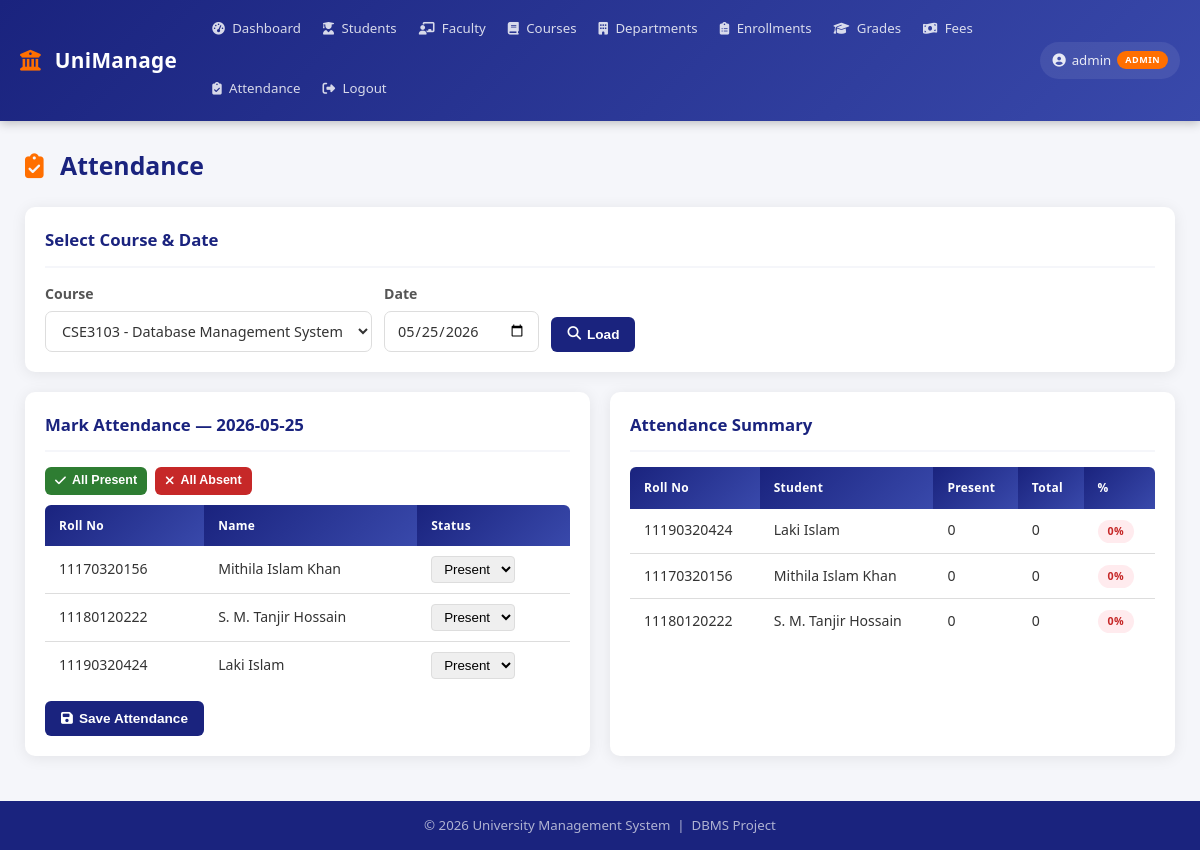
/modules/attendance.php?course_id=1 (signed in), run on the app's committed database.
### tables this page shows
CREATE TABLE students (
    student_id INT AUTO_INCREMENT PRIMARY KEY,
    roll_no VARCHAR(20) UNIQUE NOT NULL,
    first_name VARCHAR(50) NOT NULL,
    last_name VARCHAR(50) NOT NULL,
    email VARCHAR(100) UNIQUE NOT NULL,
    phone VARCHAR(20),
    dob DATE,
    gender ENUM('Male','Female','Other'),
    address TEXT,
    dept_id INT,
    semester INT DEFAULT 1,
    batch_year INT,
    admission_date DATE,
    status ENUM('Active','Inactive','Graduated','Dropped') DEFAULT 'Active',
    created_at TIMESTAMP DEFAULT CURRENT_TIMESTAMP,
    FOREIGN KEY (dept_id) REFERENCES departments(dept_id) ON DELETE SET NULL
);

### includes/config.php (called while the page is built, shortened)
<?php
function isStudent(): bool { return ($_SESSION['role'] ?? '') === 'student'; }

### modules/attendance.php (the view, shortened to what this page needs)
<?php
require_once __DIR__ . '/../includes/header.php';
require_once __DIR__ . '/../includes/db.php';
$courses    = $conn->query(
    "SELECT c.*, d.dept_code FROM courses c
     LEFT JOIN departments d ON c.dept_id = d.dept_id
     ORDER BY c.course_name"
);
$sel_course = isset($_GET['course_id']) ? intval($_GET['course_id']) : 0;
$sel_date   = isset($_GET['att_date'])  ? $_GET['att_date']          : date('Y-m-d');
$summary = null;
$enrolled_students = [];
$att_summary       = null;
if ($sel_course && !isStudent()) {
    $q = $conn->query("
        SELECT s.*,
               a.status AS att_status
        FROM students s
        JOIN enrollments e  ON s.student_id = e.student_id
        LEFT JOIN attendance a
            ON s.student_id = a.student_id
           AND a.course_id  = $sel_course
           AND a.attendance_date = '$sel_date'
        WHERE e.course_id = $sel_course AND e.status = 'Enrolled'
    ");
    while ($r = $q->fetch_assoc()) $enrolled_students[] = $r;
    $att_summary = $conn->query("
        SELECT s.roll_no,
               CONCAT(s.first_name,' ',s.last_name) AS name,
               COUNT(CASE WHEN a.status='Present' THEN 1 END)  AS present_cnt,
               COUNT(a.attendance_id)                           AS total_cls,
               ROUND(
                   COUNT(CASE WHEN a.status='Present' THEN 1 END) * 100.0
                   / NULLIF(COUNT(a.attendance_id), 0),
               1) AS pct
        FROM students s
        JOIN enrollments e ON s.student_id = e.student_id AND e.course_id = $sel_course
        LEFT JOIN attendance a ON s.student_id = a.student_id AND a.course_id = $sel_course
        WHERE e.status = 'Enrolled'
        GROUP BY s.student_id
        ORDER BY pct DESC
    ");
}
?>
<div class="page-header">
    <h2>
        <i class="fas fa-clipboard-check"></i> Attendance
    </h2>
</div>
<?php if (isStudent()): ?>
<div class="card">
    <div class="card-header"><h3>My Attendance Summary</h3></div>
    <div class="table-container">
        <table>
            <thead>
                <tr>
                    <th>Course Code</th><th>Course Name</th>
                    <th>Present</th><th>Total Classes</th><th>Attendance %</th>
                </tr>
            </thead>
            <tbody>
            <?php
            $has_rows = false;
            while ($r = $summary->fetch_assoc()):
                $has_rows = true;
                $pct = $r['pct'] ?? 0;
                $cls = $pct >= 75 ? 'badge-success' : ($pct >= 50 ? 'badge-warning' : 'badge-danger');
            ?>
            <tr>
                <td><strong><?= htmlspecialchars($r['course_code']) ?></strong></td>
                <td><?= htmlspecialchars($r['course_name']) ?></td>
                <td><?= $r['present_cnt'] ?></td>
                <td><?= $r['total_cls'] ?></td>
                <td>
                    <span class="badge <?= $cls ?>"><?= $pct ?>%</span>
                    <?php if ($pct < 75): ?>
                    <span style="color:#c62828;font-size:0.8em;"> ⚠️ Low!</span>
                    <?php endif; ?>
                </td>
            </tr>
            <?php endwhile; ?>
            <?php if (!$has_rows): ?>
            <tr>
                <td colspan="5" style="text-align:center;color:#999;padding:20px;">
                    No attendance records found.
                </td>
            </tr>
            <?php endif; ?>
            </tbody>
        </table>
    </div>
</div>
<!-- ══════════════════════════════════════════════════════════
     ADMIN / FACULTY VIEW
     ══════════════════════════════════════════════════════════ -->
<?php else: ?>
<div class="card" style="margin-bottom:20px;">
    <div class="card-header"><h3>Select Course &amp; Date</h3></div>
    <form method="GET" style="display:flex;gap:12px;align-items:flex-end;flex-wrap:wrap;">
        <div class="form-group" style="min-width:280px;">
            <label>Course</label>
            <select name="course_id">
                <?php $courses->data_seek(0); while ($c = $courses->fetch_assoc()): ?>
                <option value="<?= $c['course_id'] ?>"
                    <?= $sel_course == $c['course_id'] ? 'selected' : '' ?>>
                    <?= htmlspecialchars($c['course_code'] . ' - ' . $c['course_name']) ?>
                </option>
                <?php endwhile; ?>
            </select>
        </div>
        <div class="form-group">
            <label>Date</label>
            <input type="date" name="att_date" value="<?= $sel_date ?>">
        </div>
        <button type="submit" class="btn btn-primary">
            <i class="fas fa-search"></i> Load
        </button>
    </form>
</div>
<?php if ($sel_course && count($enrolled_students) > 0): ?>
<div style="display:grid;grid-template-columns:1fr 1fr;gap:20px;">
    <div class="card">
        <div class="card-header">
            <h3>Mark Attendance — <?= htmlspecialchars($sel_date) ?></h3>
        </div>
        <form method="POST">
            <div style="margin-bottom:10px;display:flex;gap:8px;">
                <button type="button" class="btn btn-success btn-sm"
                        onclick="setAll('Present')">
                    <i class="fas fa-check"></i> All Present
                </button>
                <button type="button" class="btn btn-danger btn-sm"
                        onclick="setAll('Absent')">
                    <i class="fas fa-times"></i> All Absent
                </button>
            </div>
            <div class="table-container">
                <table>
                    <thead>
                        <tr><th>Roll No</th><th>Name</th><th>Status</th></tr>
                    </thead>
                    <tbody>
                    <?php foreach ($enrolled_students as $s):
                    $att = $s['att_status'] ?? 'Present'; ?>
                    <tr>
                        <td><?= htmlspecialchars($s['roll_no']) ?></td>
                        <td><?= htmlspecialchars($s['first_name'] . ' ' . $s['last_name']) ?></td>
                        <td>
                            <select name="attendance[<?= $s['student_id'] ?>]"
                                    class="att-select"
                                    style="padding:4px 8px;border-radius:4px;border:1px solid #ddd;">
                                <?php foreach (['Present','Absent','Late'] as $st): ?>
                                <option value="<?= $st ?>"
                                    <?= $att === $st ? 'selected' : '' ?>>
                                    <?= $st ?>
                                </option>
                                <?php endforeach; ?>
                            </select>
                        </td>
                    </tr>
                    <?php endforeach; ?>
                    </tbody>
                </table>
            </div>
            <div class="form-actions" style="margin-top:12px;">
                <button type="submit" class="btn btn-primary">
                    <i class="fas fa-save"></i> Save Attendance
                </button>
            </div>
        </form>
    </div>
    <div class="card">
        <div class="card-header"><h3>Attendance Summary</h3></div>
        <div class="table-container">
            <table>
                <thead>
                    <tr><th>Roll No</th><th>Student</th><th>Present</th><th>Total</th><th>%</th></tr>
                </thead>
                <tbody>
                <?php
                if ($att_summary) while ($r = $att_summary->fetch_assoc()):
                    $pct = $r['pct'] ?? 0;
                    $cls = $pct >= 75 ? 'badge-success' : ($pct >= 50 ? 'badge-warning' : 'badge-danger');
                ?>
                <tr>
                    <td><?= htmlspecialchars($r['roll_no']) ?></td>
                    <td><?= htmlspecialchars($r['name']) ?></td>
                    <td><?= $r['present_cnt'] ?></td>
                    <td><?= $r['total_cls'] ?></td>
                    <td><span class="badge <?= $cls ?>"><?= $pct ?>%</span></td>
                </tr>
                <?php endwhile; ?>
                </tbody>
            </table>
        </div>
    </div>
</div>
<?php elseif ($sel_course): ?>
<div class="alert alert-warning">
    <i class="fas fa-info-circle"></i> No students enrolled in this course.
</div>
<?php endif; ?>
<?php endif; ?>
<?php require_once __DIR__ . '/../includes/footer.php'; ?>

### css/style.css (style rules this page uses)
*, *::before, *::after { margin: 0; padding: 0; box-sizing: border-box; }
:root { --primary: #1a237e; --primary-light: #3949ab; --secondary: #ff6f00; --success: #2e7d32; --danger: #c62828; --warning: #f57f17; --info: #0277bd; --bg: #f5f6fa; --card-bg: #ffffff; --text: #333333; --text-muted: #777777; --border: #dddddd; --shadow: 0 2px 15px rgba(0, 0, 0, 0.08); --radius: 10px; --transition: 0.2s ease; }
html { scroll-behavior: smooth; }
body { font-family: 'Segoe UI', system-ui, -apple-system, sans-serif; background: var(--bg); color: var(--text); line-height: 1.6; min-height: 100vh; display: flex; flex-direction: column; }
.page-header { display: flex; justify-content: space-between; align-items: center; margin-bottom: 22px; flex-wrap: wrap; gap: 10px; }
.page-header h2 { color: var(--primary); font-size: 1.55em; font-weight: 700; }
.page-header h2 i { margin-right: 10px; color: var(--secondary); }
.card { background: var(--card-bg); border-radius: var(--radius); box-shadow: var(--shadow); padding: 20px; margin-bottom: 20px; }
.card-header { display: flex; justify-content: space-between; align-items: center; margin-bottom: 15px; padding-bottom: 12px; border-bottom: 2px solid var(--bg); flex-wrap: wrap; gap: 8px; }
.card-header h3 { color: var(--primary); font-size: 1.05em; font-weight: 600; }
.table-container { overflow-x: auto; }
table { width: 100%; border-collapse: collapse; font-size: 0.88em; }
thead th { background: linear-gradient(135deg, var(--primary), var(--primary-light)); color: #fff; padding: 11px 14px; text-align: left; font-weight: 600; white-space: nowrap; font-size: 0.85em; letter-spacing: 0.3px; }
thead th:first-child { border-radius: 6px 0 0 0; }
thead th:last-child { border-radius: 0 6px 0 0; }
tbody tr { border-bottom: 1px solid var(--border); transition: background var(--transition); }
tbody tr:last-child { border-bottom: none; }
tbody td { padding: 10px 14px; vertical-align: middle; }
.badge { display: inline-block; padding: 3px 10px; border-radius: 20px; font-size: 0.76em; font-weight: 600; white-space: nowrap; letter-spacing: 0.2px; }
.badge-danger { background: #ffebee; color: var(--danger); }
.btn { padding: 8px 16px; border: none; border-radius: 6px; cursor: pointer; font-size: 0.85em; font-weight: 600; text-decoration: none; display: inline-flex; align-items: center; gap: 6px; transition: all var(--transition); white-space: nowrap; line-height: 1.4; }
.btn-primary { background: var(--primary); color: #fff; }
.btn-success { background: var(--success); color: #fff; }
.btn-danger { background: var(--danger); color: #fff; }
.btn-sm { padding: 5px 10px; font-size: 0.78em; }
.form-group { display: flex; flex-direction: column; }
.form-group label { font-weight: 600; margin-bottom: 5px; color: #555; font-size: 0.88em; }
.form-group input, .form-group select, .form-group textarea { padding: 9px 12px; border: 1.5px solid var(--border); border-radius: 7px; font-size: 0.9em; font-family: inherit; color: var(--text); background: #fff; transition: border-color var(--transition), box-shadow var(--transition); }
.form-actions { margin-top: 18px; display: flex; gap: 10px; flex-wrap: wrap; }

### data on the page
students: roll_no "11170320156", first_name+last_name "Mithila Islam Khan", student_id "Present"
students: roll_no "11180120222", first_name+last_name "S. M. Tanjir Hossain", student_id "Present"
students: roll_no "11190320424", first_name+last_name "Laki Islam", student_id "Present"

### other printed values
$_SESSION['username'] "admin"
$_SESSION['role'] "ADMIN"
$sel_date "2026-05-25"
$r['roll_no'] "11190320424"
$r['name'] "Laki Islam"
$r['present_cnt'] "0"
$r['total_cls'] "0"
$pct "0"
$r['roll_no'] "11170320156"
$r['name'] "Mithila Islam Khan"
$r['roll_no'] "11180120222"
$r['name'] "S. M. Tanjir Hossain"
form field course_id "CSE3103 - Database Management System"
